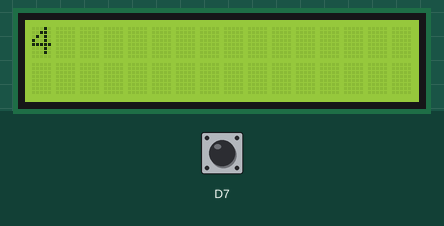
A sketch run on a simulated ESP8266 (NodeMCU). Parts: 16×2 character LCD. Inputs (shaded band) come from the test bench; at power-on: D7 HIGH. What the sketch prints to the serial monitor is not drawn.

Above: at 1.2 s.
1.3 s: D7 pulled LOW for 0.15 s
At 1.32 s:
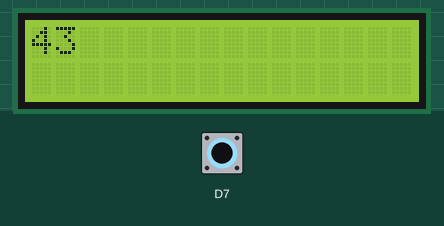
2.9 s: D7 pulled LOW for 1 s
At 3.78 s:
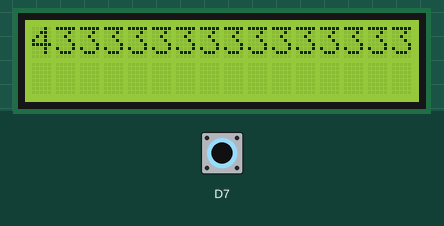
5.4 s: D7 pulled LOW for 3.2 s
At 8.38 s:
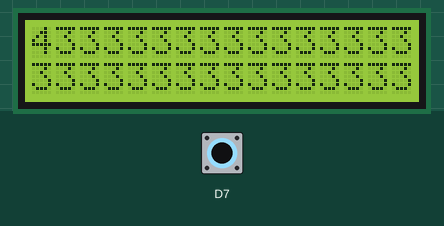
Timing chart, 0 to 9.9 s (numbered marks = the images above; inputs shaded):
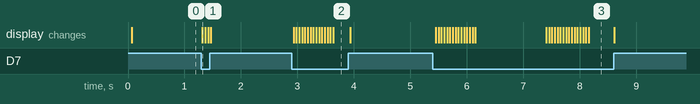

Measured:
- after the input at 1.3 s, the display: changes at once (image 1)
- after the input at 2.9 s, the display: first changes at once (image 2 shows a later state)
- after the input at 5.4 s, the display: first changes after 0.05 s (image 3 shows a later state)

The sketch:

LCD_With_Analog_and_Digital.ino
```cpp
#include<LiquidCrystal.h>

const int rs=D1, en=D2, d4=D3, d5=D4, d6=D5, d7=D6;
LiquidCrystal lcd(rs,en,d4,d5,d6,d7);

 void setup()
 {
  lcd.begin(16,2);
  pinMode(D7,INPUT_PULLUP);
  Serial.begin(9600);
 }
 void loop()
 {
  int IR_VAL=digitalRead(D7);
  if(IR_VAL==LOW)
  {
    Serial.print(10);
    lcd.print(3);
    delay(50);
  }
  else
  {
    lcd.clear();
    Serial.print(20);
    lcd.print(4);
    delay(50);
  }
 }
```
